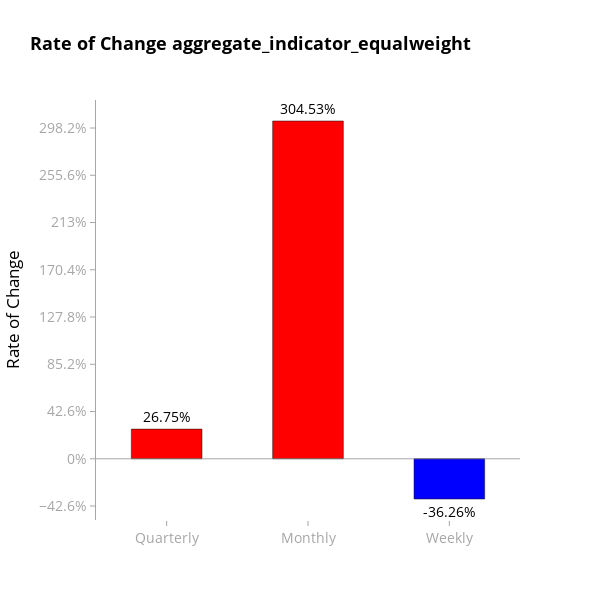
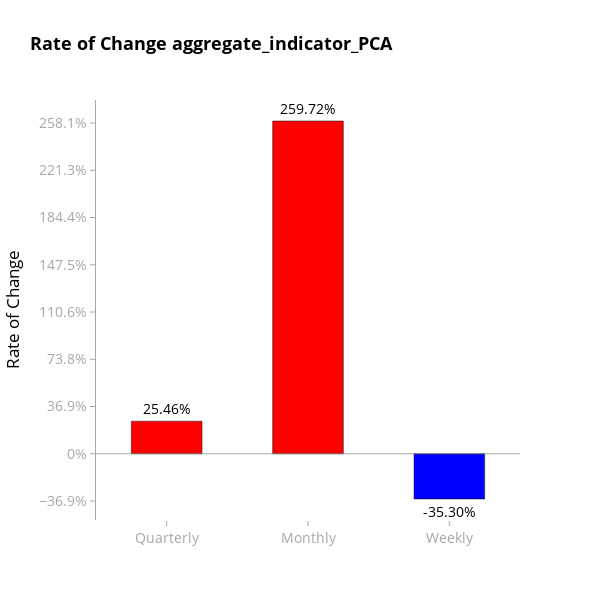

Source (notebook cell) for these figures, in order:
### Code cell
# Define the color codes (matching the colors in create_indicator_chart)
GREY_COLOR = 'rgba(128, 128, 128, 0.7)'  # Semi-transparent grey
RED_COLOR = 'red'  # Red color for positive changes
BLUE_COLOR = 'blue'  # Blue color for negative changes

# Function to calculate percentage changes for given time periods
def calculate_periodic_changes(df, column):
    # Calculate the percentage changes for weekly, monthly, and quarterly periods
    weekly_change = df[column].pct_change(7).iloc[-1] * 100  # 7 days for weekly change
    monthly_change = df[column].pct_change(30).iloc[-1] * 100  # 30 days for monthly change
    quarterly_change = df[column].pct_change(90).iloc[-1] * 100  # 90 days for quarterly change

    return weekly_change, monthly_change, quarterly_change

# Create the bar chart for quarterly, monthly, and weekly changes
def create_bar_chart(merged_df, column):
    # Calculate percentage changes for the specified column
    weekly_change, monthly_change, quarterly_change = calculate_periodic_changes(merged_df, column)
    
    # Define the periods and changes in the new order: quarterly, monthly, weekly
    periods = ['Quarterly', 'Monthly', 'Weekly']
    changes = [quarterly_change, monthly_change, weekly_change]
    
    # Determine the color for each bar: RED_COLOR for positive, BLUE_COLOR for negative
    colors = [RED_COLOR if change > 0 else BLUE_COLOR for change in changes]

    # Create the bar chart with the updated bar width
    fig = go.Figure()
    fig.add_trace(
        go.Bar(
            x=periods,
            y=changes,
            marker_color=colors,  # Set the colors for each bar
            text=[f"{change:.2f}%" for change in changes],  # Add text labels with percentage values
            textposition='outside',
            width=0.5  # Make the bars wider (as per your change)
        )
    )

    # Customize the layout
    fig.update_layout(
        title={
            'text': f"Rate of Change {column}",
            'font': {'color': 'black', 'size': 18, 'weight': 'bold'}
        },
        xaxis_title=None,  # Remove the x-axis title
        yaxis_title="Rate of Change",  # Change "Percentage Change" to "Rate of Change"
        yaxis_ticksuffix="%",
        plot_bgcolor='white',
        paper_bgcolor='white',
        font={'color': 'black', 'size': 14},
        width=600,  # Keep width at 600 pixels
        height=600,  # Keep height at 600 pixels
        hovermode="x unified",
    )

    # Add a horizontal line at y = 0%
    fig.add_hline(y=0, line_dash="solid", line_color=GREY_COLOR, line_width=1)

    # Adjust y-axis tick spacing dynamically based on the fixed height (600)
    y_range = max(changes) - min(changes)  # Calculate the range of y values
    tick_spacing = y_range / 8  # Set a fixed number of ticks (8) based on height

    # Update x-axis (periods)
    fig.update_xaxes(
        showgrid=False, 
        tickfont={'color': GREY_COLOR, 'size': 14},  # Make x-axis labels grey
        zeroline=False,
        linecolor=None,  # Remove x-axis line
        showline=False,  # Ensure no line on x-axis
        ticks='outside',
        tickcolor=GREY_COLOR
    )

    # Update y-axis (percentage changes)
    fig.update_yaxes(
        showgrid=False, 
        tickfont={'color': GREY_COLOR, 'size': 14},  # Make y-axis labels grey
        zeroline=False,
        linecolor=GREY_COLOR,  # Grey color for y-axis lines
        showline=True,
        ticks='outside',
        tickcolor=GREY_COLOR,
        dtick=tick_spacing,  # Set dynamic tick spacing
    )

    # Show the chart
    fig.show()

    # Save the chart as an HTML file
    pio.write_html(fig, file=f'{column}_periodic_changes_chart.html')

# Call the function for aggregate indicator columns and save charts
create_bar_chart(merged_df, 'aggregate_indicator_equalweight')
create_bar_chart(merged_df, 'aggregate_indicator_PCA')

### Figure 1 — Plotly figure (JSON) as saved in the notebook; plotly's stock layout.template omitted (floating-point values rounded to 4 significant figures)
{"data": [{"marker": {"color": ["red", "red", "blue"]}, "text": ["26.75%", "304.53%", "-36.26%"], "textposition": "outside", "width": 0.5, "x": ["Quarterly", "Monthly", "Weekly"], "y": [26.75, 304.5, -36.26], "type": "bar"}], "layout": {"title": {"font": {"color": "black", "size": 18, "weight": "bold"}, "text": "Rate of Change aggregate_indicator_equalweight"}, "yaxis": {"title": {"text": "Rate of Change"}, "ticksuffix": "%", "tickfont": {"color": "rgba(128, 128, 128, 0.7)", "size": 14}, "showgrid": false, "zeroline": false, "linecolor": "rgba(128, 128, 128, 0.7)", "showline": true, "ticks": "outside", "tickcolor": "rgba(128, 128, 128, 0.7)", "dtick": 42.6}, "font": {"color": "black", "size": 14}, "xaxis": {"title": {}, "tickfont": {"color": "rgba(128, 128, 128, 0.7)", "size": 14}, "showgrid": false, "zeroline": false, "showline": false, "ticks": "outside", "tickcolor": "rgba(128, 128, 128, 0.7)"}, "plot_bgcolor": "white", "paper_bgcolor": "white", "width": 600, "height": 600, "hovermode": "x unified", "shapes": [{"line": {"color": "rgba(128, 128, 128, 0.7)", "dash": "solid", "width": 1}, "type": "line", "x0": 0, "x1": 1, "xref": "x domain", "y0": 0, "y1": 0, "yref": "y"}]}}

### Figure 2 — Plotly figure (JSON) as saved in the notebook; plotly's stock layout.template omitted (floating-point values rounded to 4 significant figures)
{"data": [{"marker": {"color": ["red", "red", "blue"]}, "text": ["25.46%", "259.72%", "-35.30%"], "textposition": "outside", "width": 0.5, "x": ["Quarterly", "Monthly", "Weekly"], "y": [25.46, 259.7, -35.3], "type": "bar"}], "layout": {"title": {"font": {"color": "black", "size": 18, "weight": "bold"}, "text": "Rate of Change aggregate_indicator_PCA"}, "yaxis": {"title": {"text": "Rate of Change"}, "ticksuffix": "%", "tickfont": {"color": "rgba(128, 128, 128, 0.7)", "size": 14}, "showgrid": false, "zeroline": false, "linecolor": "rgba(128, 128, 128, 0.7)", "showline": true, "ticks": "outside", "tickcolor": "rgba(128, 128, 128, 0.7)", "dtick": 36.88}, "font": {"color": "black", "size": 14}, "xaxis": {"title": {}, "tickfont": {"color": "rgba(128, 128, 128, 0.7)", "size": 14}, "showgrid": false, "zeroline": false, "showline": false, "ticks": "outside", "tickcolor": "rgba(128, 128, 128, 0.7)"}, "plot_bgcolor": "white", "paper_bgcolor": "white", "width": 600, "height": 600, "hovermode": "x unified", "shapes": [{"line": {"color": "rgba(128, 128, 128, 0.7)", "dash": "solid", "width": 1}, "type": "line", "x0": 0, "x1": 1, "xref": "x domain", "y0": 0, "y1": 0, "yref": "y"}]}}
